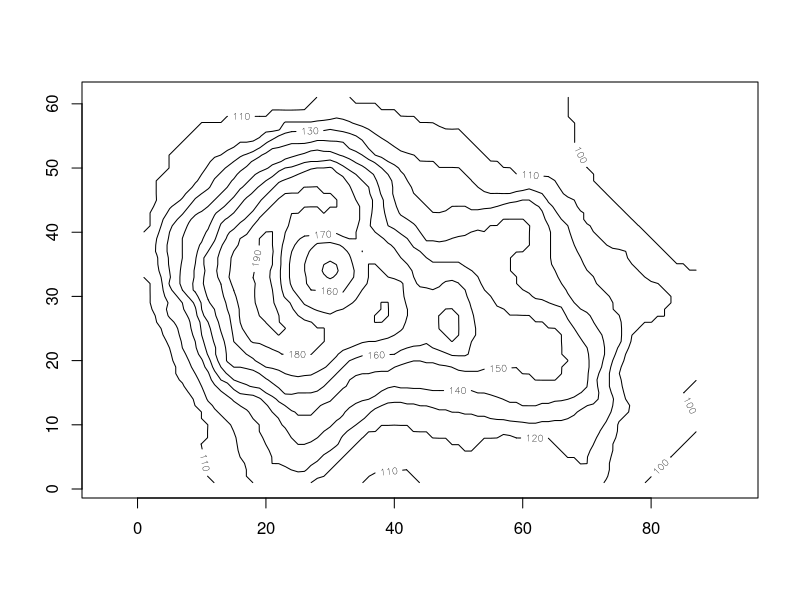
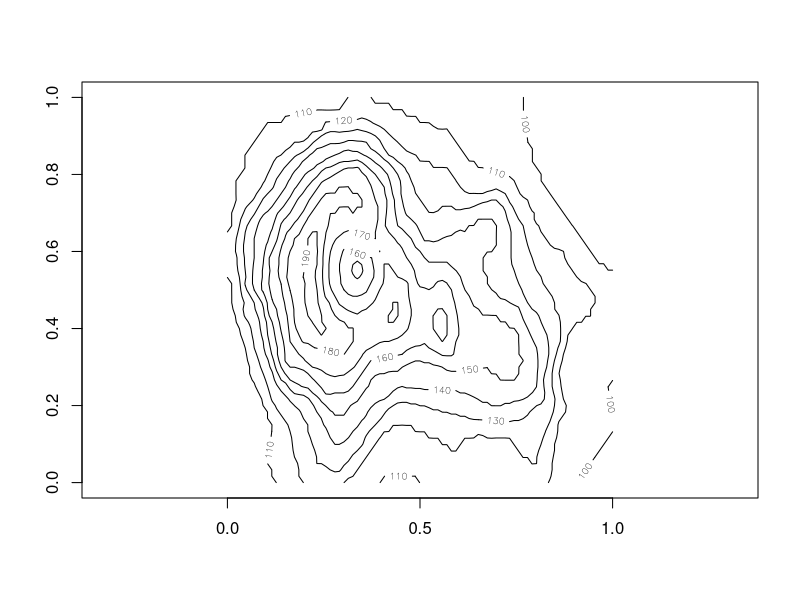
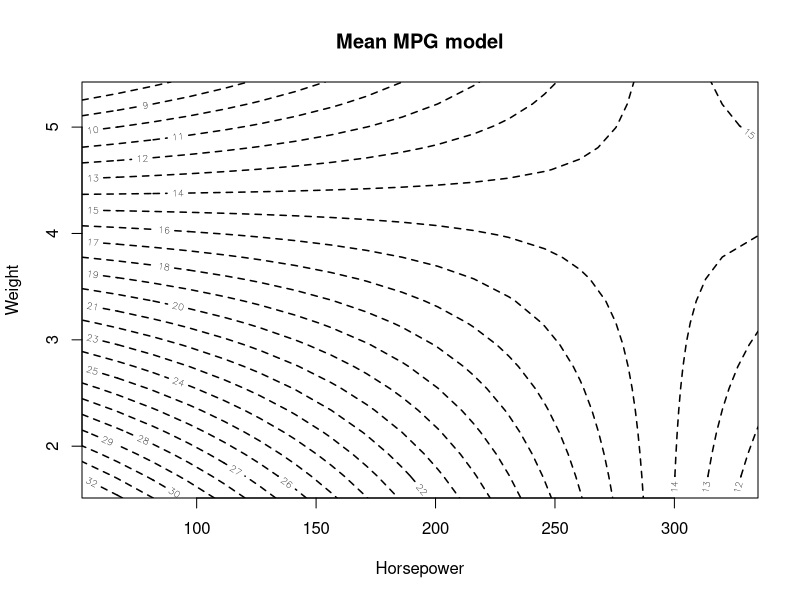
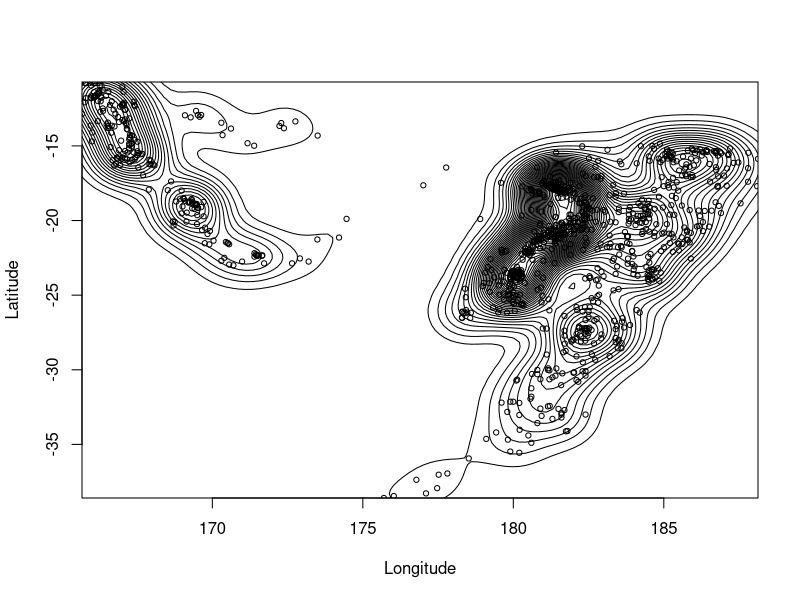
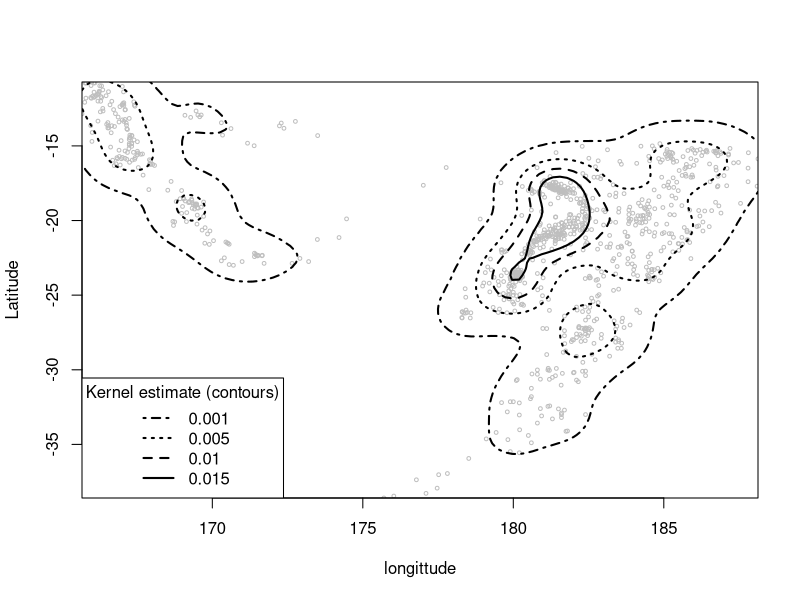
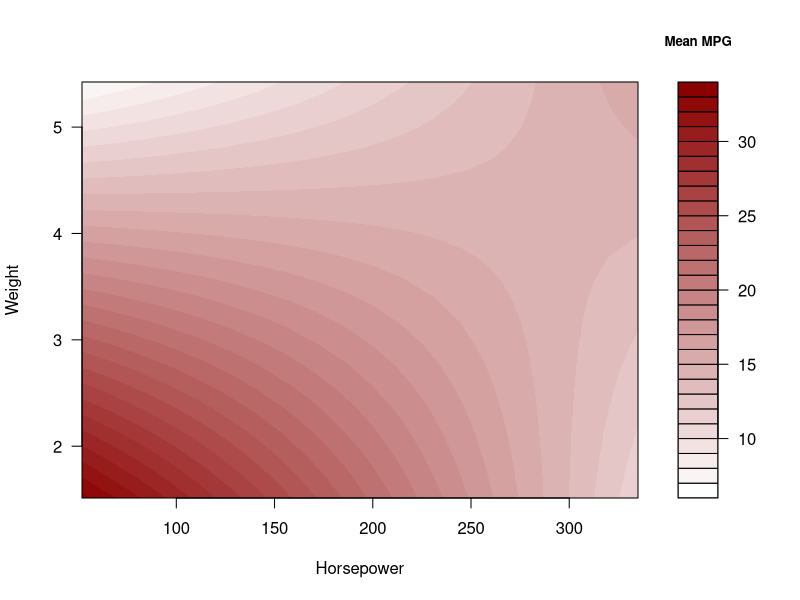
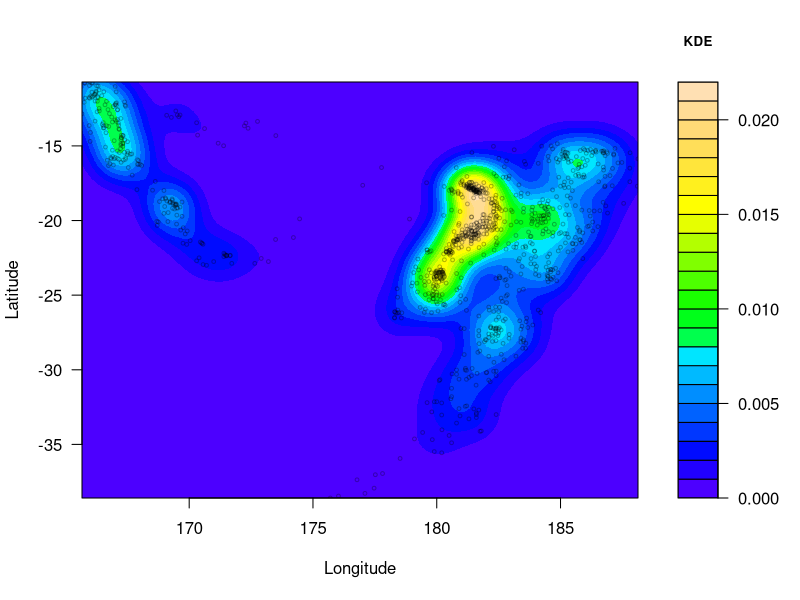

Write the R code that produced these figures, in order. (Note: this script raises an error after producing the figures.)
# Text ----
expand.grid((1:5),5:9)

dim(volcano)
?volcano
contour(x=1:nrow(volcano),y=1:ncol(volcano),z=volcano,asp=1)
contour(z=volcano,asp=1)

car.fit<-lm(mpg~hp*wt,data=mtcars)
car.fit
len<-20
hp.seq<-seq(min(mtcars$hp),max(mtcars$hp),length=len)
wt.seq<-seq(min(mtcars$wt),max(mtcars$wt),length=len)
hp.wt<-expand.grid(hp=hp.seq,wt=wt.seq)
nrow(hp.wt)
hp.wt[1:5,]
car.pred<-predict(car.fit,newdata=hp.wt)
car.pred.mat<-matrix(car.pred,nrow=len,ncol=len)
contour(x=hp.seq,y=wt.seq,
        z=car.pred.mat,
        levels=32:8,
        lty=2,lwd=1.5,
        xaxs="i",
        yaxs="i",
        xlab="Horsepower",
        ylab="Weight",
        main="Mean MPG model")

library("MASS")
quak.dens<-kde2d(x=quakes$long,y=quakes$lat,n=100)
contour(quak.dens$x,quak.dens$y,quak.dens$z,nlevels=50,drawlabels = FALSE,
        xaxs="i",yaxs="i",xlab="Longitude",ylab="Latitude")
points(quakes$long,quakes$lat,cex=0.7)

plot(quakes$long,quakes$lat,cex=0.5,col="gray",xaxs="i",yaxs="i",
     xlab="longittude",ylab="Latitude")
quak.levs<-c(0.001,0.005,0.01,0.015)
contour(quak.dens$x,quak.dens$y,quak.dens$z,levels=quak.levs,
        add=TRUE,xaxs="i",yaxs="i",drawlabels = F,
        lty=4:1,lwd=2)
legend("bottomleft",lty=4:1,lwd=2,
       legend = as.character(quak.levs),
       title="Kernel estimate (contours)")


names(mtcars)
filled.contour(x=hp.seq,
               y=wt.seq,
               z=car.pred.mat,
               color.palette=colorRampPalette(c("white","red4")),
               xlab="Horsepower",ylab="Weight",
               key.title=title(main="Mean MPG",cex.main=0.8))
               
filled.contour(
      x = quak.dens$x,
      y = quak.dens$y,
      z = quak.dens$z,
      color.palette = topo.colors,
      nlevels = 30,
      xlab = "Longitude",
      ylab = "Latitude",
      key.title = title(main = "KDE", cex.main = 0.8),
      plot.axes = {
            axis(1);
            axis(2);
            points(quakes$long,
                   quakes$lat,
                   cex = 0.5,
                   col = adjustcolor("black", alpha = 0.3))
      }
)

#Exercises ----
library("boot")
nuclear

#a
#i
nuc.fit.1<-lm(cost~date+cap,data=nuclear)
#i
nuc.fit.2<-lm(cost~date*cap,data=nuclear)
summary(nuc.fit.2)
#b
cap.vec <- seq(min(nuclear$cap), max(nuclear$cap), length.out = 50)
date.vec <- seq(min(nuclear$date), max(nuclear$date), length.out = 50)

grid <- expand.grid(cap = cap.vec, date = date.vec)
z.vec.1 <- predict(nuc.fit.1, newdata = grid)
zmat.1 <- matrix(z.vec.1, x=50, y=50)
z.vec.2 <- predict(nuc.fit.2, newdata = grid)
zmat.2 <- matrix(z.vec.2, length(cap.vec), length(date.vec))

#c
par(mfrow=c(2,1))
contour(x=cap.vec,
        y=date.vec,
        z=zmat.1,xaxs="i",yaxs="i",xlab="Capacity",ylab="Date")
contour(x=cap.vec,
        y=date.vec,
        z=zmat.2,xaxs="i",yaxs="i",xlab="Capacity",ylab="Date")
#Both charts appear to be very similar, therefore corroborating the 
#lack of statistical evidence of predictor relevance.

#d
filled.contour(x=cap.vec,
               y=date.vec,
               z=zmat.1,
               xaxs="i",
               yaxs="i",
               xlab="Capacity",
               ylab="Date",
               color.palette = colorRampPalette(c("blue","red","yellow")),
               plot.axes = {axis(1);
                     axis(2);
                     contour(x=cap.vec,
                             y=date.vec,
                             z=zmat.2,
                             xaxs="i",
                             yaxs="i",
                             add=T,
                             cex=2,
                             lty=2)})
legend(locator(1),
       legend = "Color Fill = main effects only\nLines = interactive effects",
       xpd=NA,
       adj=0.5,
       bty="n",
       cex=0.7)

#e
?faithful
plot(faithful$eruptions~faithful$waiting,
     xlab="Waiting Time",
     ylab="Eruption Time",
     pch=16)

#f
library("MASS")
erup.vec<-seq(min(faithful$eruptions),
              max(faithful$eruptions),
              length.out = 100)
wait.vec<-seq(min(faithful$eruptions),
              max(faithful$eruptions),
              length.out = 100)
faith.grid<-kde2d(x=faithful$waiting,
            y=faithful$eruptions,
            n=50)
contour(faith.grid$x,
        faith.grid$y,
        faith.grid$z,
        xaxs="i",
        yaxs="i",
        nlevels=7)

#g
filled.contour(x=faith.grid$x,
               y=faith.grid$y,
               z=faith.grid$z,
               xaxs="i",
               xlab="Waiting Time",
               yaxs="i",
               ylab="Eruptions Time",
               main="Eruption Times v Waiting Time",
               color.palette = colorRampPalette(c("darkblue","hotpink")),
               plot.axes = {axis(1);
                     axis(2);
                     points(faithful$waiting,
                            faithful$eruptions,
                            col="gray",
                            cex=0.5,
                            pch=16)},
               key.title = title("Density",cex.main=0.8))

#h
dev.new()+
plot(faithful$eruptions~faithful$waiting,
     pch=2,
     cex=0.75,
     col="gray",
     xaxs="i",
     yaxs="i",
     xlab="Waiting Time",
     ylab="Eruption Time",
     main="Eruption Time v Waiting Time\n Scatterplot")+
contour(x=faith.grid$x,
        y=faith.grid$y,
        z=faith.grid$z,
        levels = seq(0.002,0.014,by=0.004),
        drawlabels = F,
        col="darkred",
        lwd=1:4,
        add=T)+
legend("topleft",
       title="Kernel Density",
       lwd=1:4,
       legend=seq(0.002,0.014,by=0.004),
       col="darkred")
